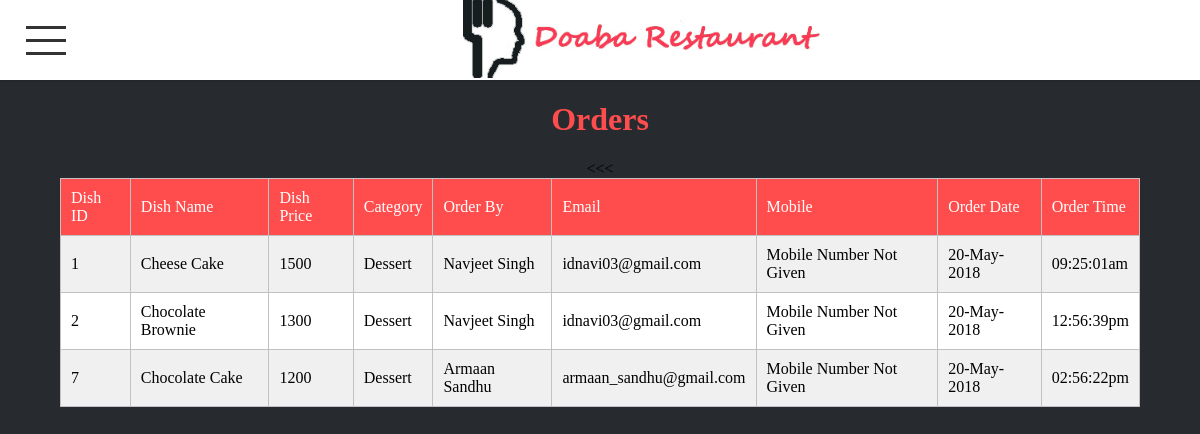
The page /Admin/orders-manager.php (signed in) on the database its author committed.
### tables this page shows
CREATE TABLE `orders` (
  `order_id` int(11) NOT NULL,
  `dish_id` int(11) NOT NULL,
  `dish_name` varchar(200) NOT NULL,
  `dish_price` int(11) NOT NULL,
  `category` varchar(200) NOT NULL,
  `customer_name` varchar(200) NOT NULL,
  `customer_email` varchar(200) NOT NULL,
  `customer_mobile` varchar(50) NOT NULL,
  `order_date` varchar(20) DEFAULT NULL,
  `order_time` varchar(20) DEFAULT NULL
);

### Admin/orders-manager.php (the view, shortened to what this page needs)
<?php
    if(isset($_SESSION["admin"]))
    {
        include "inc/header.php";
    }
    else
    {
        header("Location: login.php");
    }
?>
<h1>Orders</h1>
<form method="POST">
<?php
    $orders = $conn-> query("SELECT * FROM orders");
    if($orders -> num_rows > 0)
    {
        echo "<div class='manage-container'>";
        echo "<table>";
        echo "<tr>
              <td>Dish ID</td>
              <td>Dish Name</td>
              <td>Dish Price</td>
              <td>Category</td>
              <td>Order By</td>
              <td>Email</td>
              <td>Mobile</td>
              <td>Order Date</td>
              <td>Order Time</td>
              </tr>";
        while($rows = $orders ->fetch_array())
        {
             ?>
              <tr>
              <td><?php echo $rows["dish_id"]; ?></td>
              <td><?php echo $rows["dish_name"]; ?></td>
              <td><?php echo '<i class="fas fa-rupee-sign"></i>'.$rows["dish_price"]; ?></td>
              <td><?php echo $rows["category"]; ?></td>
              <td><?php echo $rows["customer_name"]; ?></td>
              <td><?php echo $rows["customer_email"]; ?></td>
              <td><?php echo $rows["customer_mobile"]; ?></td>
              <td><?php echo $rows["order_date"]; ?></td>
              <td><?php echo $rows["order_time"]; ?></td>
              <</tr>
             <?php
        }
        echo "</table></div>";
    }
    else
    {
       ?>
       <h1>There is no Order to view.</h1>
       <?php
    }
?>
</form>
</div>
</body>
</html>

### Admin/css/template.css (style rules this page uses)
* { border:none; text-decoration:none; }
h1 { color:#ff4d4d; }
.main-content .manage-container { width:90vw; height:auto; display:flex; flex-direction: column; justify-content: flex-start; align-items:center; }
.manage-container table { width:100%; border-collapse:collapse; }
.manage-container table,.manage-container table td { border:1px solid #c1c1c1; }
.manage-container table tr { background:#fff; }
.manage-container table td { padding:10px 10px; }
.manage-container table tr:nth-of-type(even) { background:#f0f0f0; }
.manage-container table tr:nth-of-type(1) { background: #ff4d4d; color:#fff; }

### Admin/css/header.css (style rules this page uses)
html,body { margin:0 0 0 0; padding:0 0 0 0; overflow: hidden; }
html { font-family:'century gothic'; font-size:1em; margin:0 0 0 0; padding:0 0 0 0; }

### rows shown on the page
orders: dish "1", dish_name "Cheese Cake", dish_price "1500", category "Dessert", customer_name "Navjeet Singh", customer_email "idnavi03@gmail.com", customer_mobile "Mobile Number Not Given", order_date "20-May-2018", order_time "09:25:01am"
orders: dish "2", dish_name "Chocolate Brownie", dish_price "1300", category "Dessert", customer_name "Navjeet Singh", customer_email "idnavi03@gmail.com", customer_mobile "Mobile Number Not Given", order_date "20-May-2018", order_time "12:56:39pm"
orders: dish "7", dish_name "Chocolate Cake", dish_price "1200", category "Dessert", customer_name "Armaan Sandhu", customer_email "armaan_sandhu@gmail.com", customer_mobile "Mobile Number Not Given", order_date "20-May-2018", order_time "02:56:22pm"
